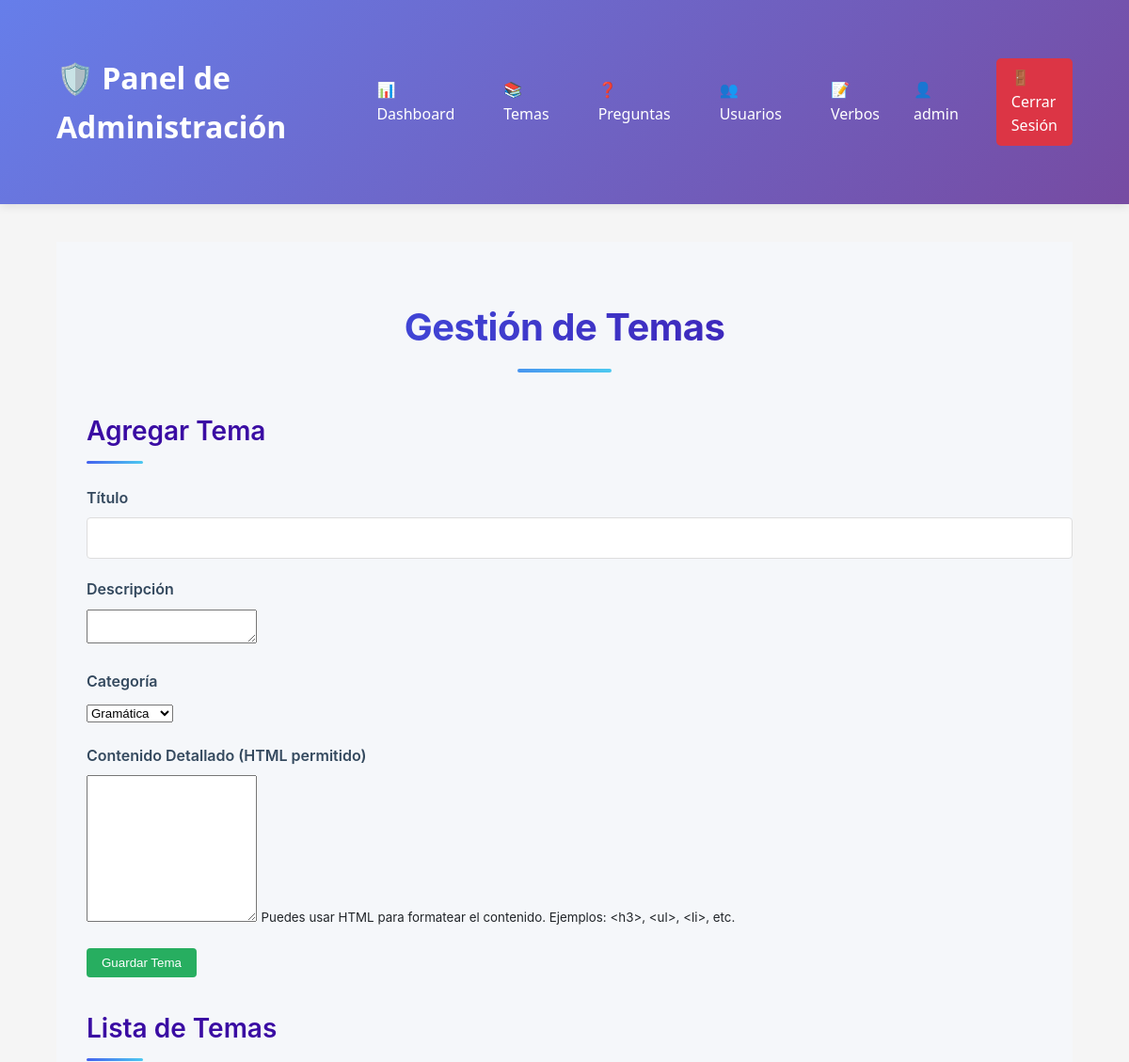
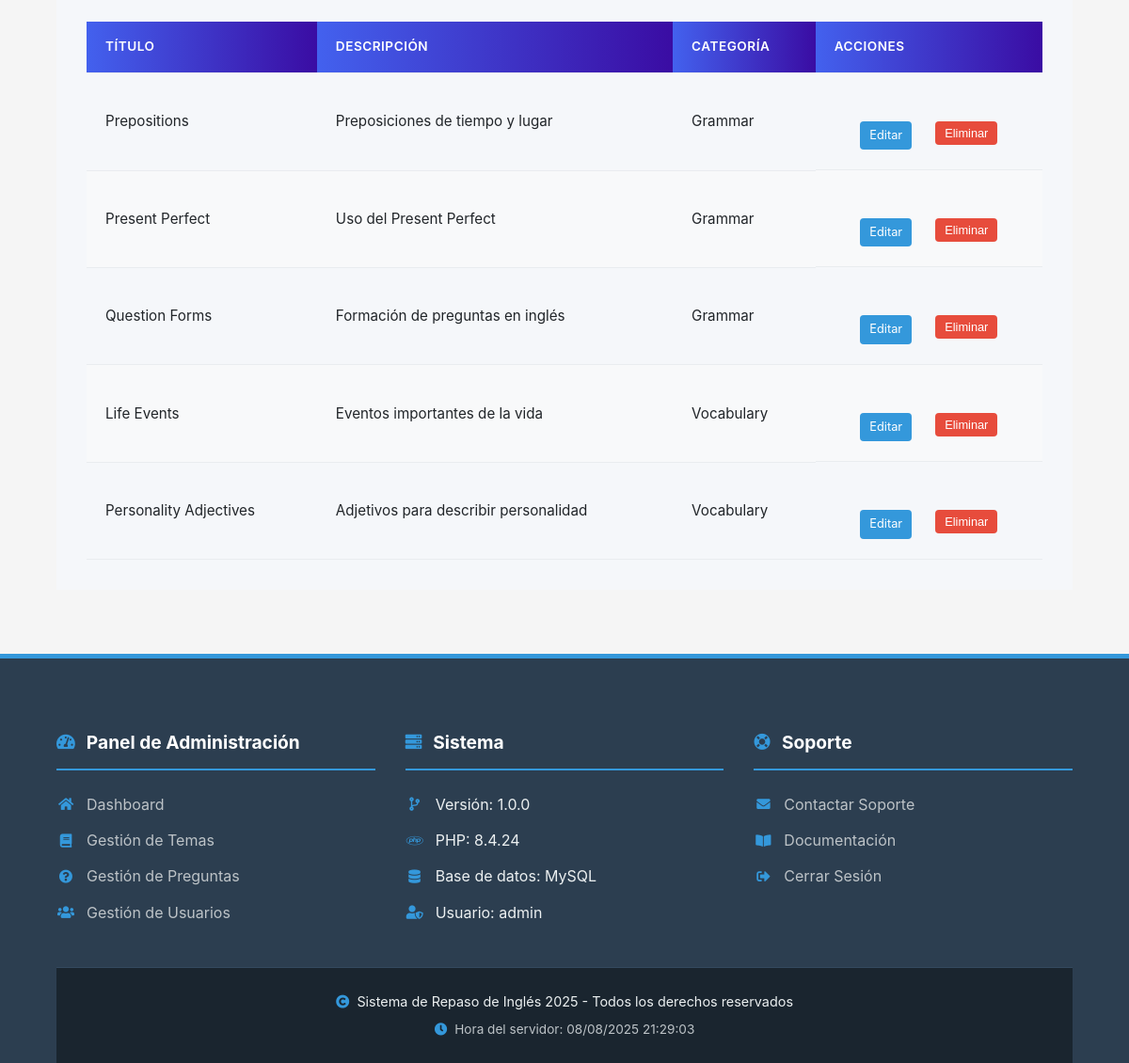
The page /admin/topics.php (signed in) on the database its author committed (2 pictures, top to bottom).
### tables this page shows
CREATE TABLE topics (
    topic_id INT AUTO_INCREMENT PRIMARY KEY,
    title VARCHAR(255) NOT NULL,
    description TEXT,
    category ENUM('grammar', 'vocabulary', 'tips') DEFAULT 'grammar',
    detailed_content TEXT,
    created_at TIMESTAMP DEFAULT CURRENT_TIMESTAMP,
    updated_at TIMESTAMP DEFAULT CURRENT_TIMESTAMP ON UPDATE CURRENT_TIMESTAMP
);

### admin/topics.php (the view, shortened to what this page needs)
<?php
require_once __DIR__ . '/../includes/auth.php';
$stmt = $pdo->query("SELECT * FROM topics ORDER BY category, title");
$topics = $stmt->fetchAll(PDO::FETCH_ASSOC);
$editTopic = null;
require_once __DIR__ . '/../includes/admin_header.php';
?>
<div class="admin-container">
    <h1>Gestión de Temas</h1>
    <div class="admin-form">
        <h2><?= $editTopic ? 'Editar' : 'Agregar' ?> Tema</h2>
        <form method="POST">
            <div class="form-group">
                <label>Título</label>
                <input type="text" name="title" value="<?= $editTopic['title'] ?? '' ?>" required>
            </div>
            <div class="form-group">
                <label>Descripción</label>
                <textarea name="description" required><?= $editTopic['description'] ?? '' ?></textarea>
            </div>
            <div class="form-group">
                <label>Categoría</label>
                <select name="category" required>
                    <option value="grammar" <?= ($editTopic['category'] ?? '') === 'grammar' ? 'selected' : '' ?>>Gramática</option>
                </select>
            </div>
            <div class="form-group">
                <label>Contenido Detallado (HTML permitido)</label>
                <textarea name="detailed_content" rows="10"><?= $editTopic['detailed_content'] ?? '' ?></textarea>
                <small>Puedes usar HTML para formatear el contenido. Ejemplos: &lt;h3&gt;, &lt;ul&gt;, &lt;li&gt;, etc.</small>
            </div>
            <button type="submit" class="btn btn-primary"><?= $editTopic ? 'Actualizar' : 'Guardar' ?> Tema</button>
        </form>
    </div>
    <div class="admin-list">
        <h2>Lista de Temas</h2>
        <table>
            <thead>
                <tr>
                    <th>Título</th>
                    <th>Descripción</th>
                    <th>Categoría</th>
                    <th>Acciones</th>
                </tr>
            </thead>
            <tbody>
                <?php foreach ($topics as $topic): ?>
                <tr>
                    <td><?= htmlspecialchars($topic['title']) ?></td>
                    <td><?= htmlspecialchars($topic['description']) ?></td>
                    <td><?= ucfirst($topic['category']) ?></td>
                    <td class="actions">
                        <a href="topics.php?edit=<?= $topic['topic_id'] ?>" class="btn btn-small">Editar</a>
                        <form method="POST" style="display:inline;">
                            <button type="submit" name="delete" class="btn btn-small btn-danger"
                                    onclick="return confirm('¿Estás seguro de eliminar este tema?')">
                                Eliminar
                            </button>
                        </form>
                    </td>
                </tr>
                <?php endforeach; ?>
            </tbody>
        </table>
    </div>
</div>
<?php require_once __DIR__ . '/../includes/admin_footer.php'; ?>

### assets/css/style.css (style rules this page uses)
body { font-family: 'Segoe UI', Tahoma, Geneva, Verdana, sans-serif; line-height: 1.6; margin: 0; padding: 0; color: #333; background-color: #f5f5f5; }
.btn { display: inline-block; background-color: #3498db; color: white; padding: 0.5rem 1rem; border: none; border-radius: 4px; text-decoration: none; cursor: pointer; transition: background-color 0.3s; }
.form-group { margin-bottom: 20px; }
.form-group label { display: block; margin-bottom: 5px; font-weight: bold; }
.form-group input { width: 100%; padding: 10px; border: 1px solid #ddd; border-radius: 4px; font-size: 16px; }
.actions { display: flex; justify-content: center; gap: 15px; margin-top: 30px; }
.form-group label { display: block; margin-bottom: 8px; font-weight: 600; color: #34495e; }
.form-group input { width: 100%; padding: 12px 15px; border: 1px solid #ddd; border-radius: 4px; font-size: 16px; transition: border-color 0.3s; }
.btn-primary { background-color: #27ae60; }
.btn-small { padding: 8px 15px; font-size: 14px; margin: 5px; }

### assets/css/admin.css (style rules this page uses)
:root { --primary-color: #4361ee; --primary-light: #4895ef; --secondary-color: #3a0ca3; --secondary-light: #4cc9f0; --success-color: #4ade80; --warning-color: #fbbf24; --danger-color: #f87171; --light-color: #f8f9fa; --dark-color: #212529; --gray-color: #6c757d; --shadow-sm: 0 1px 3px rgba(0, 0, 0, 0.12); --shadow-md: 0 4px 6px rgba(0, 0, 0, 0.1); --shadow-lg: 0 10px 15px rgba(0, 0, 0, 0.1); --transition: all 0.3s cubic-bezier(0.25, 0.8, 0.25, 1); }
.admin-container { max-width: 1400px; margin: 0 auto; padding: 2rem; font-family: 'Inter', -apple-system, BlinkMacSystemFont, 'Segoe UI', Roboto, Oxygen, Ubuntu, Cantarell, sans-serif; color: var(--dark-color); background-color: #f5f7fa; min-height: 100vh; }
.admin-container h1 { color: var(--secondary-color); text-align: center; margin-bottom: 2.5rem; font-size: 2.5rem; font-weight: 700; letter-spacing: -0.5px; background: linear-gradient(to right, var(--primary-color), var(--secondary-color)); -webkit-background-clip: text; background-clip: text; color: transparent; position: relative; padding-bottom: 1rem; }
.admin-container h1::after { content: ''; position: absolute; bottom: 0; left: 50%; transform: translateX(-50%); width: 100px; height: 4px; background: linear-gradient(to right, var(--primary-light), var(--secondary-light)); border-radius: 2px; }
.admin-container h2 { color: var(--secondary-color); margin: 2rem 0 1.5rem; font-size: 1.75rem; font-weight: 600; padding-bottom: 0.75rem; position: relative; }
.admin-container h2::after { content: ''; position: absolute; bottom: 0; left: 0; width: 60px; height: 3px; background: linear-gradient(to right, var(--primary-color), var(--secondary-light)); border-radius: 3px; }
table { width: 100%; border-collapse: collapse; margin-top: 1.5rem; font-size: 0.95rem; }
th, td { padding: 1rem 1.25rem; text-align: left; border-bottom: 1px solid #e9ecef; }
th { background: linear-gradient(to right, var(--primary-color), var(--secondary-color)); color: white; font-weight: 600; text-transform: uppercase; font-size: 0.85rem; letter-spacing: 0.5px; }
tr:nth-child(even) { background-color: #f8f9fa; }
.actions { white-space: nowrap; }
.btn-small { padding: 5px 10px; font-size: 0.8rem; margin-right: 5px; }
.btn-danger { background-color: #e74c3c; color: white; }

### includes/admin_footer.php (style rules this page uses)
:root { --footer-bg: #2c3e50; --footer-text: #ecf0f1; --footer-link: #bdc3c7; --footer-link-hover: #3498db; --footer-border: #34495e; --footer-accent: #3498db; --footer-bottom-bg: #1a252f; }

### rows shown on the page
topics: title "Prepositions", description "Preposiciones de tiempo y lugar", category "Grammar"
topics: title "Present Perfect", description "Uso del Present Perfect", category "Grammar"
topics: title "Question Forms", description "Formación de preguntas en inglés", category "Grammar"
topics: title "Life Events", description "Eventos importantes de la vida", category "Vocabulary"
topics: title "Personality Adjectives", description "Adjetivos para describir personalidad", category "Vocabulary"

### other values the page prints
$_SESSION['username'] "admin"
phpversion() "8.4.24"
